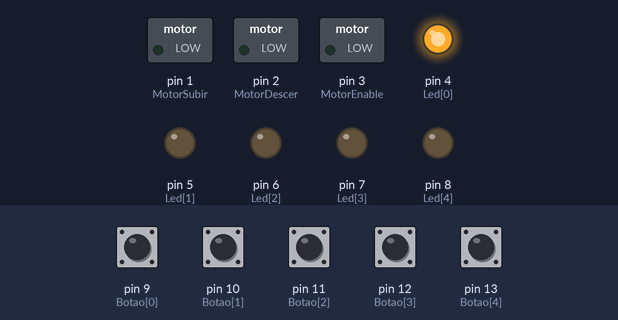
Simulated run of this sketch. Board: Arduino Uno, built with avr-gcc and run on an emulated ATmega328P. Shown: switched loads named in the sketch (green lamp = pin HIGH), output pins drawn as LEDs (lit = HIGH). The inputs (shaded band) are chosen by the test bench; at power-on: pin 9 (Botao[0]), pin 10 (Botao[1]), pin 11 (Botao[2]), pin 12 (Botao[3]), pin 13 (Botao[4]) LOW.

Above: at 1.2 s.
1.3 s: pin 11 (Botao[2]) pulled HIGH for 0.15 s
At 4.1 s:
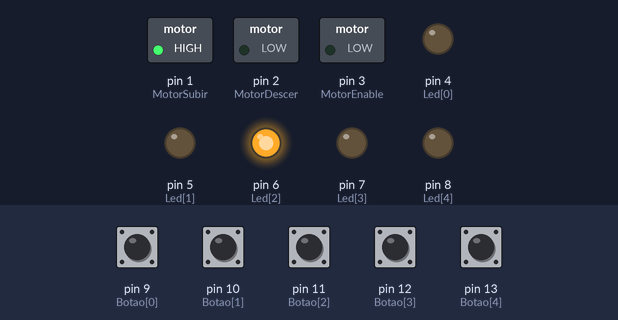
4.4 s: pin 9 (Botao[0]) pulled HIGH for 0.15 s
At 6.7 s:
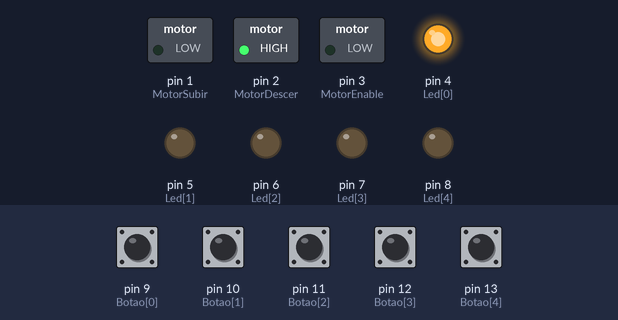
7.5 s: pin 12 (Botao[3]) pulled HIGH for 0.15 s
At 8.3 s:
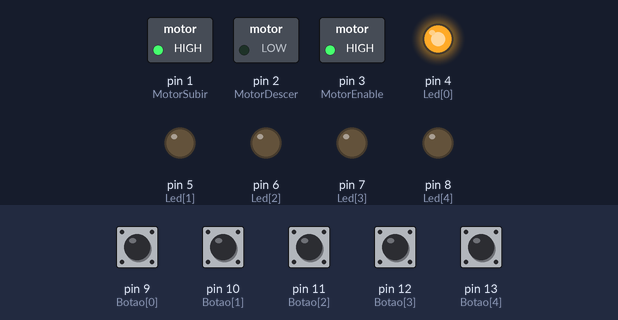
10.6 s: pin 10 (Botao[1]) pulled HIGH for 0.15 s
At 13.4 s:
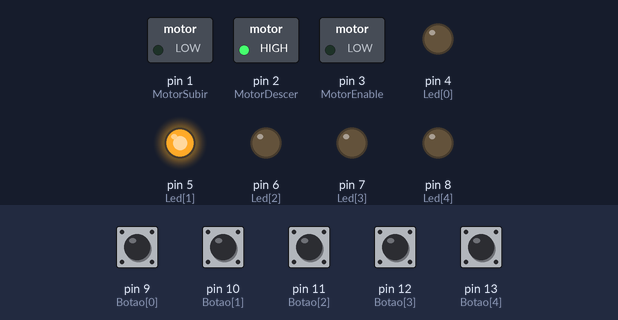
13.7 s: pin 13 (Botao[4]) pulled HIGH for 0.15 s
At 14.5 s:
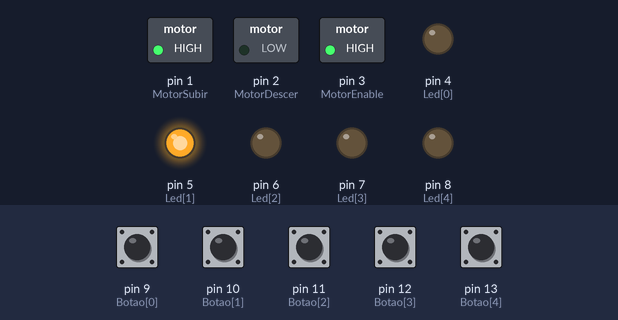
16.8 s: pin 9 (Botao[0]) pulled HIGH for 1 s
At 17.6 s:
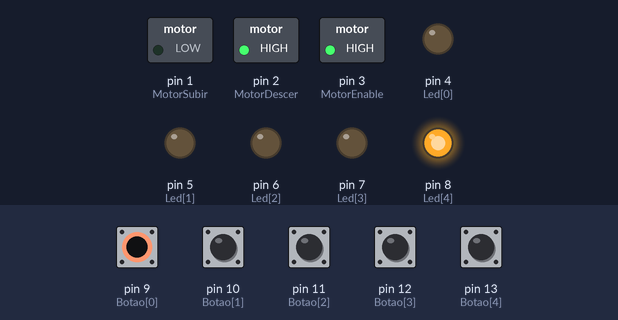
Timing chart, 0 to 22.3 s (numbered marks = the images above; inputs shaded):
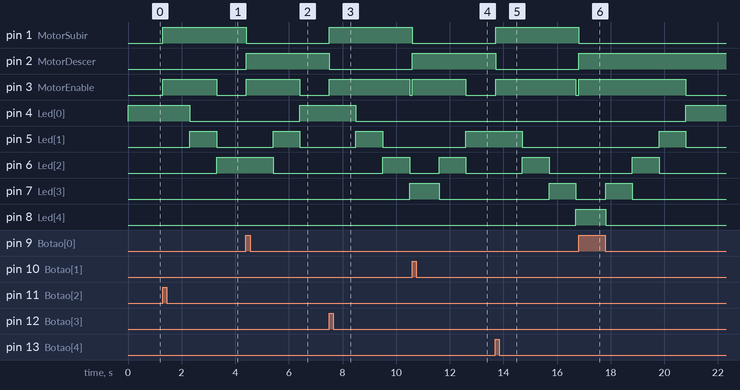

Measured:
- after the input at 1.3 s, pin 1 (MotorSubir): LOW → HIGH at once; pin 3 (MotorEnable): LOW → HIGH at once, → LOW 2.0 s later; pin 4 (Led[0]): HIGH → LOW after 1.0 s; pin 5 (Led[1]): LOW → HIGH after 1.0 s, → LOW 1.0 s later; pin 6 (Led[2]): LOW → HIGH after 2.0 s
- after the input at 4.4 s, pin 1 (MotorSubir): HIGH → LOW at once; pin 2 (MotorDescer): LOW → HIGH at once; pin 3 (MotorEnable): LOW → HIGH at once, → LOW 2.0 s later; pin 4 (Led[0]): LOW → HIGH after 2.0 s; pin 5 (Led[1]): LOW → HIGH after 1.0 s, → LOW 1.0 s later
- after the input at 7.5 s, pin 1 (MotorSubir): LOW → HIGH at once; pin 2 (MotorDescer): HIGH → LOW at once; pin 3 (MotorEnable): LOW → HIGH at once, → LOW 3.0 s later; pin 4 (Led[0]): HIGH → LOW after 1.0 s; pin 5 (Led[1]): LOW → HIGH after 1.0 s, → LOW 1.0 s later
- after the input at 10.6 s, pin 1 (MotorSubir): HIGH → LOW at once; pin 2 (MotorDescer): LOW → HIGH at once; pin 3 (MotorEnable): LOW → HIGH at once, → LOW 2.0 s later; pin 5 (Led[1]): LOW → HIGH after 2.0 s; pin 6 (Led[2]): LOW → HIGH after 1.0 s, → LOW 1.0 s later
- after the input at 13.7 s, pin 1 (MotorSubir): LOW → HIGH at once; pin 2 (MotorDescer): HIGH → LOW at once; pin 3 (MotorEnable): LOW → HIGH at once, → LOW 3.0 s later; pin 5 (Led[1]): HIGH → LOW after 1.0 s; pin 6 (Led[2]): LOW → HIGH after 1.0 s, → LOW 1.0 s later
- after the input at 16.8 s, pin 1 (MotorSubir): HIGH → LOW at once; pin 2 (MotorDescer): LOW → HIGH at once; pin 3 (MotorEnable): LOW → HIGH at once, → LOW 4.0 s later; pin 4 (Led[0]): LOW → HIGH after 4.0 s; pin 5 (Led[1]): LOW → HIGH after 3.0 s, → LOW 1.0 s later

The sketch:

elevador_se1.ino
```cpp
const int MotorSubir = 1;
const int MotorDescer = 2;
const int MotorEnable = 3;

const int Botao[] = {9, 10, 11, 12, 13};
const int Led[] = {4, 5, 6, 7, 8};

int AndarAtual = 1;

void setup() {
  pinMode(MotorSubir, OUTPUT);
  pinMode(MotorDescer, OUTPUT);
  pinMode(MotorEnable, OUTPUT);

  for (int i = 0; i < 5; i++) {
    pinMode(Botao[i], INPUT);
    pinMode(Led[i], OUTPUT);
  }

  AcenderLed(0);
}

void AcenderLed(int andar) {
  for (int i = 0; i < 5; i++) {
    if (i == andar) {
      digitalWrite(Led[i], HIGH);
    } else {
      digitalWrite(Led[i], LOW);
    }
  }
}

void MoverElevador(bool subir) {
  if (subir) {
    digitalWrite(MotorSubir, HIGH);
    digitalWrite(MotorDescer, LOW);
  } else {
    digitalWrite(MotorSubir, LOW);
    digitalWrite(MotorDescer, HIGH);
  }

  digitalWrite(MotorEnable, HIGH);
  delay(1000);
  digitalWrite(MotorEnable, LOW);
}

void loop() {
  for (int i = 0; i < 5; i++) {
    if (digitalRead(Botao[i]) == HIGH) {
      while (AndarAtual != (i + 1)) {
        if (AndarAtual < (i + 1)) {
          MoverElevador(true);
          AndarAtual++;
        } else {
          MoverElevador(false);
          AndarAtual--;
        }
        AcenderLed(AndarAtual - 1);
      }
    }
  }
  delay(10);
}
```
